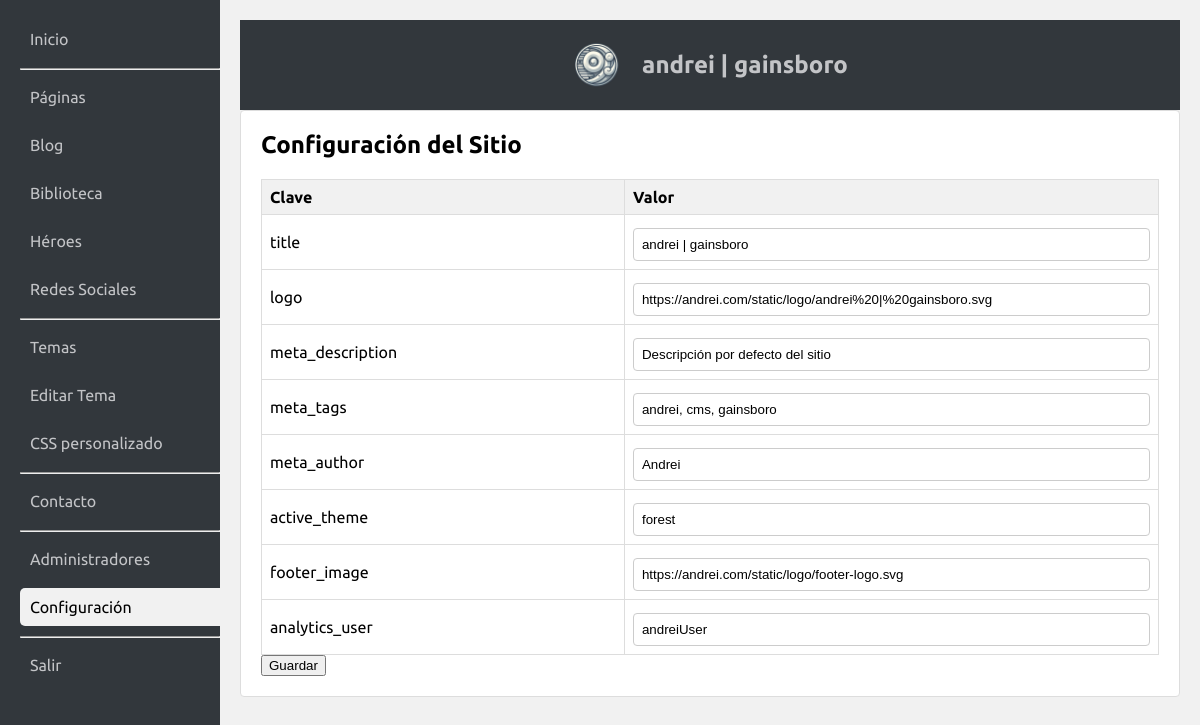
/admin/index.php?action=list_config (signed in), run on an earlier commit of the app's database.
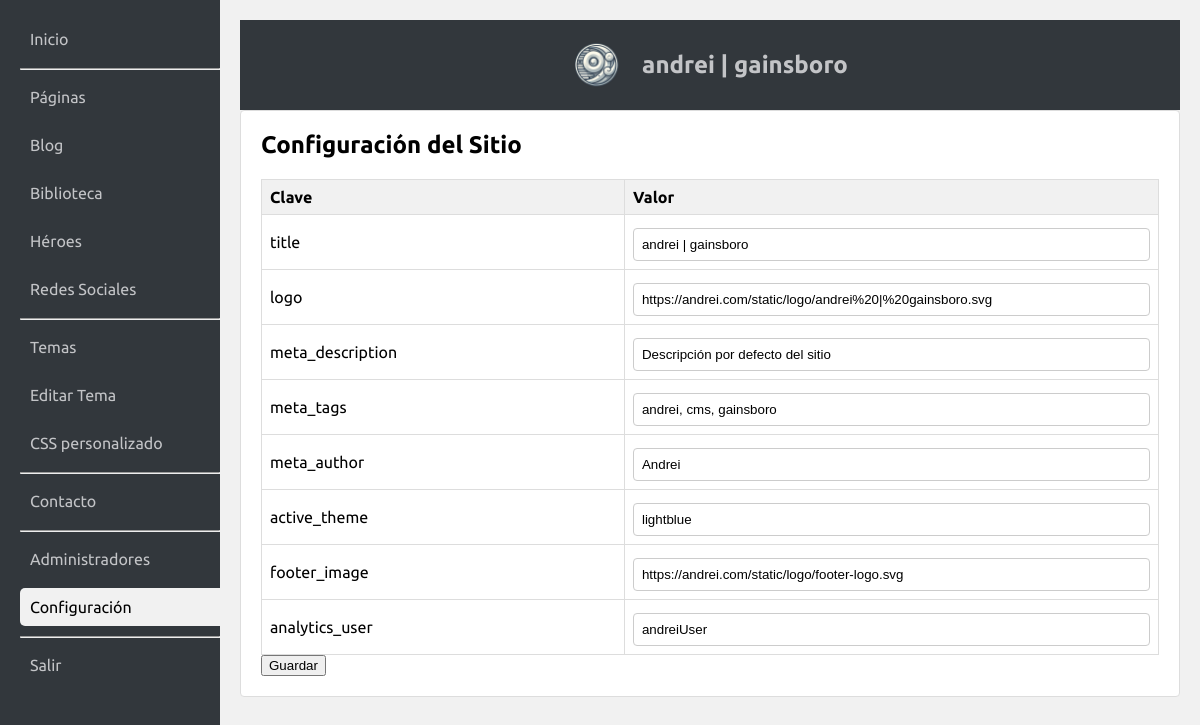
And on a later commit of the database.
### tables this page shows
CREATE TABLE config (
    id INTEGER PRIMARY KEY AUTOINCREMENT,
    key TEXT UNIQUE NOT NULL,
    value TEXT NOT NULL
);

### admin/index.php (called while the page is built, shortened)
<?php
require_once 'admin.php';

### admin/funciones/accionactual.php (called while the page is built)
<?php
	function accionActual($accion1, $accion2) {
    return ($accion1 == $accion2) ? ' class="active" ' : '';
}
?>

### admin/acciones/listarconfiguracion.php (the view)
<?php
	if (isset($_POST['save_config'])) {
            foreach ($_POST['config'] as $k => $v) {
                $st = $db->prepare("UPDATE config SET value = :val WHERE key = :key");
                $st->bindValue(':val', $v, SQLITE3_TEXT);
                $st->bindValue(':key', $k, SQLITE3_TEXT);
                $st->execute();
            }
            $message = "<p class='success'>Configuración actualizada.</p>";
        } else {
            $message = '';
        }
        $configs = $db->query("SELECT * FROM config ORDER BY id ASC");
        $html = "<h2>Configuración del Sitio</h2>
                 $message
                 <form method='post'>
                 <table class='admin-table'>
                 <tr><th>Clave</th><th>Valor</th></tr>";
        while ($row = $configs->fetchArray(SQLITE3_ASSOC)) {
            $key = htmlspecialchars($row['key']);
            $val = htmlspecialchars($row['value']);
            $html .= "<tr>
                        <td>$key</td>
                        <td><input type='text' name='config[$key]' value='$val'></td>
                      </tr>";
        }
        $html .= "</table>
                  <button type='submit' name='save_config'>Guardar</button>
                  </form>";
        renderAdmin($html);
?>

### admin/admin.php (shortened to what this page needs)
<?php
include "inc/inicializarbasededatos.php";
include "funciones/accionactual.php";
function renderAdmin($content, $showNav = true) {
    echo "<!DOCTYPE html>
<html>
<head>
    <meta charset='utf-8'>
    <title>andrei | gainsboro</title>
    <link rel='stylesheet' href='admin.css'>
    <link rel='stylesheet' href='https://jocarsa.github.io/jocarsa-lightslateblue/jocarsa%20|%20lightslateblue.css'>
</head>
<body>
<div id='admin-container'>";
    if ($showNav) {
        echo "<div id='admin-sidebar'>
            <nav>
                <a href='?action=dashboard'" . accionActual($_GET['action'] ?? '', 'dashboard') . ">Inicio</a>
                <hr>
                <a href='?action=list_pages'" . accionActual($_GET['action'] ?? '', 'list_pages') . ">Páginas</a>
                <a href='?action=list_blog'" . accionActual($_GET['action'] ?? '', 'list_blog') . ">Blog</a>
                <a href='?action=list_media'" . accionActual($_GET['action'] ?? '', 'list_media') . ">Biblioteca</a>
                <a href='?action=list_heroes'" . accionActual($_GET['action'] ?? '', 'list_heroes') . ">Héroes</a>
                <a href='?action=list_social_media'" . accionActual($_GET['action'] ?? '', 'list_social_media') . ">Redes Sociales</a>
                <hr>
                <a href='?action=list_themes'" . accionActual($_GET['action'] ?? '', 'list_themes') . ">Temas</a>
                <a href='?action=edit_theme'" . accionActual($_GET['action'] ?? '', 'edit_theme') . ">Editar Tema</a>
                <a href='?action=list_custom_css'" . accionActual($_GET['action'] ?? '', 'list_custom_css') . ">CSS personalizado</a>
                <hr>
                <a href='?action=list_contact'" . accionActual($_GET['action'] ?? '', 'list_contact') . ">Contacto</a>
                <hr>
                <a href='?action=list_admins'" . accionActual($_GET['action'] ?? '', 'list_admins') . ">Administradores</a>
                <a href='?action=list_config'" . accionActual($_GET['action'] ?? '', 'list_config') . ">Configuración</a>
                <hr>
                <a href='?action=logout'" . accionActual($_GET['action'] ?? '', 'logout') . ">Salir</a>
            </nav>
        </div>";
    }
    echo "<div id='admin-content'>";
    if ($showNav) {
        echo "<div id='admin-header'>
            <img src='gainsboro.png' alt='URL de la imagen' style='width:50px; margin-right:20px;'>
            <h1>andrei | gainsboro</h1>
        </div>";
    }
    echo "<div class='admin-section'>
            $content
          </div>";
    echo "</div>
</div>
<script src='https://jocarsa.github.io/jocarsa-lightslateblue/jocarsa%20|%20lightslateblue.js'></script>
</body>
</html>";
}
$action = $_GET['action'] ?? 'login';
switch ($action) {
    case 'list_config':
        include "acciones/listarconfiguracion.php";
        break;
}
?>

### admin/admin.css (style rules this page uses)
body { font-family: Ubuntu, sans-serif; margin: 0; padding: 0; background-color: #f1f1f1; display: flex; justify-content: center; align-items: center; height: 100vh; }
#admin-container { display: flex; width: 100%; height: 100%; }
#admin-sidebar { width: 200px; background-color: #32373c; color: #c3c4c7; padding: 20px; padding-right:0px; position: fixed; height: 100vh; }
#admin-sidebar a { color: #c3c4c7; text-decoration: none; display: block; padding: 10px; margin-bottom: 10px; }
#admin-content { margin-left: 220px; padding: 20px; width: calc(100% - 220px); height: 100%; overflow-y: auto; }
#admin-header { background-color: #32373c; color: #c3c4c7; padding: 20px; text-align: center; display: flex; flex-direction: row; flex-wrap: nowrap; justify-content: center; align-items: center; align-content: stretch; }
#admin-header img { width:50px; margin-right:20px; }
#admin-header h1 { margin: 0; font-size: 24px; }
.admin-section { background-color: #fff; border: 1px solid #ddd; border-radius: 4px; padding: 20px; margin-bottom: 20px; }
.admin-section h2 { margin-top: 0; }
.admin-form input, .admin-form textarea, .admin-form select,.admin-table input { width: 100%; padding: 8px; margin-top: 5px; border: 1px solid #ccc; border-radius: 4px; box-sizing:border-box; }
.admin-table { width: 100%; border-collapse: collapse; margin-top: 20px; }
.admin-table th, .admin-table td { border: 1px solid #ddd; padding: 8px; text-align: left; }
.admin-table th { background-color: #f1f1f1; }
.active { background:#f1f1f1; color:black !important; border-radius:5px 0px 0px 5px; }

What changed in the data, as far as the page shows it:
changed config "active_theme": value "forest" → "lightblue"
